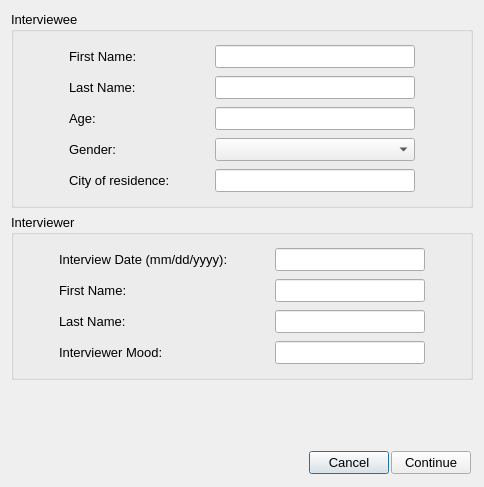
<ui version="4.0" >
 <author>Aaron Racicot</author>
 <class>InterviewStart</class>
 <widget class="QDialog" name="InterviewStart" >
  <property name="geometry" >
   <rect>
    <x>0</x>
    <y>0</y>
    <width>484</width>
    <height>487</height>
   </rect>
  </property>
  <property name="windowTitle" >
   <string>OpenOceanMap - Interview</string>
  </property>
  <layout class="QVBoxLayout" >
   <item>
    <layout class="QHBoxLayout" >
     <item>
      <layout class="QVBoxLayout" >
       <item>
        <layout class="QVBoxLayout" >
         <item>
          <widget class="QGroupBox" name="interviewee" >
           <property name="font" >
            <font>
             <pointsize>10</pointsize>
            </font>
           </property>
           <property name="title" >
            <string>Interviewee</string>
           </property>
           <layout class="QVBoxLayout" >
            <property name="spacing" >
             <number>0</number>
            </property>
            <item>
             <widget class="QWidget" native="1" name="interviewee_first_name" >
              <layout class="QHBoxLayout" >
               <property name="spacing" >
                <number>4</number>
               </property>
               <property name="margin" >
                <number>4</number>
               </property>
               <item>
                <widget class="QLabel" name="interviewee_first_name_text" >
                 <property name="minimumSize" >
                  <size>
                   <width>100</width>
                   <height>0</height>
                  </size>
                 </property>
                 <property name="maximumSize" >
                  <size>
                   <width>100</width>
                   <height>16777215</height>
                  </size>
                 </property>
                 <property name="text" >
                  <string>First Name:</string>
                 </property>
                </widget>
               </item>
               <item>
                <widget class="QLineEdit" name="interviewee_first_name_line" >
                 <property name="enabled" >
                  <bool>true</bool>
                 </property>
                 <property name="minimumSize" >
                  <size>
                   <width>200</width>
                   <height>0</height>
                  </size>
                 </property>
                 <property name="maximumSize" >
                  <size>
                   <width>200</width>
                   <height>16777215</height>
                  </size>
                 </property>
                 <property name="text" >
                  <string/>
                 </property>
                </widget>
               </item>
              </layout>
             </widget>
            </item>
            <item>
             <widget class="QWidget" native="1" name="interviewee_last_name" >
              <layout class="QHBoxLayout" >
               <property name="spacing" >
                <number>4</number>
               </property>
               <property name="margin" >
                <number>4</number>
               </property>
               <item>
                <widget class="QLabel" name="interviewee_last_name_text" >
                 <property name="minimumSize" >
                  <size>
                   <width>100</width>
                   <height>0</height>
                  </size>
                 </property>
                 <property name="maximumSize" >
                  <size>
                   <width>100</width>
                   <height>16777215</height>
                  </size>
                 </property>
                 <property name="text" >
                  <string>Last Name:</string>
                 </property>
                </widget>
               </item>
               <item>
                <widget class="QLineEdit" name="interviewee_last_name_line" >
                 <property name="enabled" >
                  <bool>true</bool>
                 </property>
                 <property name="minimumSize" >
                  <size>
                   <width>200</width>
                   <height>0</height>
                  </size>
                 </property>
                 <property name="maximumSize" >
                  <size>
                   <width>200</width>
                   <height>16777215</height>
                  </size>
                 </property>
                 <property name="text" >
                  <string/>
                 </property>
                </widget>
               </item>
              </layout>
             </widget>
            </item>
            <item>
             <widget class="QWidget" native="1" name="age" >
              <layout class="QHBoxLayout" >
               <property name="spacing" >
                <number>4</number>
               </property>
               <property name="margin" >
                <number>4</number>
               </property>
               <item>
                <widget class="QLabel" name="age_text" >
                 <property name="minimumSize" >
                  <size>
                   <width>100</width>
                   <height>0</height>
                  </size>
                 </property>
                 <property name="maximumSize" >
                  <size>
                   <width>100</width>
                   <height>16777215</height>
                  </size>
                 </property>
                 <property name="text" >
                  <string>Age:</string>
                 </property>
                </widget>
               </item>
               <item>
                <widget class="QLineEdit" name="age_line" >
                 <property name="enabled" >
                  <bool>true</bool>
                 </property>
                 <property name="minimumSize" >
                  <size>
                   <width>200</width>
                   <height>0</height>
                  </size>
                 </property>
                 <property name="maximumSize" >
                  <size>
                   <width>200</width>
                   <height>16777215</height>
                  </size>
                 </property>
                 <property name="text" >
                  <string/>
                 </property>
                </widget>
               </item>
              </layout>
             </widget>
            </item>
            <item>
             <widget class="QWidget" native="1" name="gender" >
              <layout class="QHBoxLayout" >
               <property name="spacing" >
                <number>4</number>
               </property>
               <property name="margin" >
                <number>4</number>
               </property>
               <item>
                <widget class="QLabel" name="gender_text" >
                 <property name="minimumSize" >
                  <size>
                   <width>100</width>
                   <height>0</height>
                  </size>
                 </property>
                 <property name="maximumSize" >
                  <size>
                   <width>100</width>
                   <height>16777215</height>
                  </size>
                 </property>
                 <property name="text" >
                  <string>Gender:</string>
                 </property>
                </widget>
               </item>
               <item>
                <widget class="QComboBox" name="gender_comboBox" >
                 <property name="maximumSize" >
                  <size>
                   <width>200</width>
                   <height>16777215</height>
                  </size>
                 </property>
                 <item>
                  <property name="text" >
                   <string/>
                  </property>
                 </item>
                 <item>
                  <property name="text" >
                   <string>Male</string>
                  </property>
                 </item>
                 <item>
                  <property name="text" >
                   <string>Female</string>
                  </property>
                 </item>
                </widget>
               </item>
              </layout>
             </widget>
            </item>
            <item>
             <widget class="QWidget" native="1" name="age_2" >
              <layout class="QHBoxLayout" >
               <property name="spacing" >
                <number>4</number>
               </property>
               <property name="margin" >
                <number>4</number>
               </property>
               <item>
                <widget class="QLabel" name="city_text" >
                 <property name="minimumSize" >
                  <size>
                   <width>100</width>
                   <height>0</height>
                  </size>
                 </property>
                 <property name="maximumSize" >
                  <size>
                   <width>100</width>
                   <height>16777215</height>
                  </size>
                 </property>
                 <property name="text" >
                  <string>City of residence:</string>
                 </property>
                </widget>
               </item>
               <item>
                <widget class="QLineEdit" name="city_line" >
                 <property name="enabled" >
                  <bool>true</bool>
                 </property>
                 <property name="minimumSize" >
                  <size>
                   <width>200</width>
                   <height>0</height>
                  </size>
                 </property>
                 <property name="maximumSize" >
                  <size>
                   <width>200</width>
                   <height>16777215</height>
                  </size>
                 </property>
                 <property name="text" >
                  <string/>
                 </property>
                </widget>
               </item>
              </layout>
             </widget>
            </item>
           </layout>
          </widget>
         </item>
         <item>
          <widget class="QGroupBox" name="interviewee_2" >
           <property name="font" >
            <font>
             <pointsize>10</pointsize>
            </font>
           </property>
           <property name="title" >
            <string>Interviewer</string>
           </property>
           <layout class="QVBoxLayout" >
            <property name="spacing" >
             <number>0</number>
            </property>
            <item>
             <widget class="QWidget" native="1" name="interviewee_first_name_2" >
              <layout class="QHBoxLayout" >
               <property name="spacing" >
                <number>4</number>
               </property>
               <property name="margin" >
                <number>4</number>
               </property>
               <item>
                <widget class="QLabel" name="date_text" >
                 <property name="minimumSize" >
                  <size>
                   <width>180</width>
                   <height>0</height>
                  </size>
                 </property>
                 <property name="maximumSize" >
                  <size>
                   <width>180</width>
                   <height>16777215</height>
                  </size>
                 </property>
                 <property name="text" >
                  <string>Interview Date (mm/dd/yyyy):</string>
                 </property>
                </widget>
               </item>
               <item>
                <widget class="QLineEdit" name="date_line" >
                 <property name="enabled" >
                  <bool>true</bool>
                 </property>
                 <property name="minimumSize" >
                  <size>
                   <width>150</width>
                   <height>0</height>
                  </size>
                 </property>
                 <property name="maximumSize" >
                  <size>
                   <width>150</width>
                   <height>16777215</height>
                  </size>
                 </property>
                 <property name="text" >
                  <string/>
                 </property>
                </widget>
               </item>
              </layout>
             </widget>
            </item>
            <item>
             <widget class="QWidget" native="1" name="interviewee_first_name_3" >
              <layout class="QHBoxLayout" >
               <property name="spacing" >
                <number>4</number>
               </property>
               <property name="margin" >
                <number>4</number>
               </property>
               <item>
                <widget class="QLabel" name="interviewer1_first_name_text" >
                 <property name="minimumSize" >
                  <size>
                   <width>180</width>
                   <height>0</height>
                  </size>
                 </property>
                 <property name="maximumSize" >
                  <size>
                   <width>180</width>
                   <height>16777215</height>
                  </size>
                 </property>
                 <property name="text" >
                  <string>First Name:</string>
                 </property>
                </widget>
               </item>
               <item>
                <widget class="QLineEdit" name="interviewer1_first_name_line" >
                 <property name="enabled" >
                  <bool>true</bool>
                 </property>
                 <property name="minimumSize" >
                  <size>
                   <width>150</width>
                   <height>0</height>
                  </size>
                 </property>
                 <property name="maximumSize" >
                  <size>
                   <width>150</width>
                   <height>16777215</height>
                  </size>
                 </property>
                 <property name="text" >
                  <string/>
                 </property>
                </widget>
               </item>
              </layout>
             </widget>
            </item>
            <item>
             <widget class="QWidget" native="1" name="interviewee_first_name_4" >
              <layout class="QHBoxLayout" >
               <property name="spacing" >
                <number>4</number>
               </property>
               <property name="margin" >
                <number>4</number>
               </property>
               <item>
                <widget class="QLabel" name="interviewer1_last_name_text" >
                 <property name="minimumSize" >
                  <size>
                   <width>180</width>
                   <height>0</height>
                  </size>
                 </property>
                 <property name="maximumSize" >
                  <size>
                   <width>180</width>
                   <height>16777215</height>
                  </size>
                 </property>
                 <property name="text" >
                  <string>Last Name:</string>
                 </property>
                </widget>
               </item>
               <item>
                <widget class="QLineEdit" name="interviewer1_last_name_line" >
                 <property name="enabled" >
                  <bool>true</bool>
                 </property>
                 <property name="minimumSize" >
                  <size>
                   <width>150</width>
                   <height>0</height>
                  </size>
                 </property>
                 <property name="maximumSize" >
                  <size>
                   <width>150</width>
                   <height>16777215</height>
                  </size>
                 </property>
                 <property name="text" >
                  <string/>
                 </property>
                </widget>
               </item>
              </layout>
             </widget>
            </item>
            <item>
             <widget class="QWidget" native="1" name="interviewee_first_name_5" >
              <layout class="QHBoxLayout" >
               <property name="spacing" >
                <number>4</number>
               </property>
               <property name="margin" >
                <number>4</number>
               </property>
               <item>
                <widget class="QLabel" name="mood_text" >
                 <property name="minimumSize" >
                  <size>
                   <width>180</width>
                   <height>0</height>
                  </size>
                 </property>
                 <property name="maximumSize" >
                  <size>
                   <width>180</width>
                   <height>16777215</height>
                  </size>
                 </property>
                 <property name="text" >
                  <string>Interviewer Mood:</string>
                 </property>
                </widget>
               </item>
               <item>
                <widget class="QLineEdit" name="mood_line" >
                 <property name="enabled" >
                  <bool>true</bool>
                 </property>
                 <property name="minimumSize" >
                  <size>
                   <width>150</width>
                   <height>0</height>
                  </size>
                 </property>
                 <property name="maximumSize" >
                  <size>
                   <width>150</width>
                   <height>16777215</height>
                  </size>
                 </property>
                 <property name="text" >
                  <string/>
                 </property>
                </widget>
               </item>
              </layout>
             </widget>
            </item>
           </layout>
          </widget>
         </item>
        </layout>
       </item>
       <item>
        <spacer>
         <property name="orientation" >
          <enum>Qt::Vertical</enum>
         </property>
         <property name="sizeHint" stdset="0" >
          <size>
           <width>20</width>
           <height>40</height>
          </size>
         </property>
        </spacer>
       </item>
      </layout>
     </item>
    </layout>
   </item>
   <item>
    <widget class="QWidget" native="1" name="button_box" >
     <layout class="QHBoxLayout" >
      <property name="spacing" >
       <number>2</number>
      </property>
      <property name="margin" >
       <number>2</number>
      </property>
      <item>
       <spacer>
        <property name="orientation" >
         <enum>Qt::Horizontal</enum>
        </property>
        <property name="sizeHint" stdset="0" >
         <size>
          <width>40</width>
          <height>20</height>
         </size>
        </property>
       </spacer>
      </item>
      <item>
       <widget class="QPushButton" name="pbnCancel" >
        <property name="font" >
         <font>
          <pointsize>10</pointsize>
         </font>
        </property>
        <property name="text" >
         <string>Cancel</string>
        </property>
       </widget>
      </item>
      <item>
       <widget class="QPushButton" name="pbnSelectFishery" >
        <property name="font" >
         <font>
          <pointsize>10</pointsize>
         </font>
        </property>
        <property name="text" >
         <string>Continue</string>
        </property>
       </widget>
      </item>
     </layout>
    </widget>
   </item>
  </layout>
 </widget>
 <resources/>
 <connections/>
</ui>
